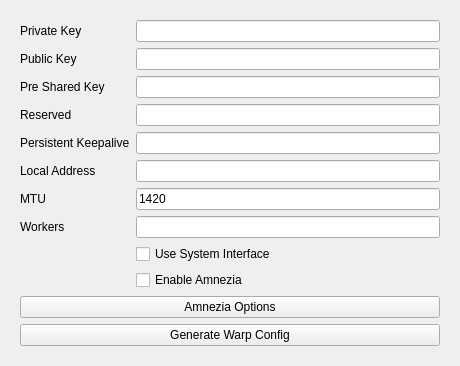
<?xml version="1.0" encoding="UTF-8"?>
<ui version="4.0">
 <class>EditWireguard</class>
 <widget class="QWidget" name="EditWireguard">
  <property name="geometry">
   <rect>
    <x>0</x>
    <y>0</y>
    <width>460</width>
    <height>340</height>
   </rect>
  </property>
  <property name="windowTitle">
   <string notr="true">EditWireguard</string>
  </property>
  <layout class="QVBoxLayout" name="horizontalLayout">
   <item>
    <widget class="QWidget" name="widget" native="true">
     <layout class="QGridLayout" name="formLayout_3">
      <item row="0" column="0">
       <widget class="QLabel" name="private_key_l">
        <property name="text">
         <string>Private Key</string>
        </property>
        <property name="buddy">
         <cstring>private_key</cstring>
        </property>
       </widget>
      </item>
      <item row="0" column="1">
       <widget class="QLineEdit" name="private_key"/>
      </item>
      <item row="1" column="0">
       <widget class="QLabel" name="public_key_l">
        <property name="text">
         <string>Public Key</string>
        </property>
        <property name="buddy">
         <cstring>public_key</cstring>
        </property>
       </widget>
      </item>
      <item row="1" column="1">
       <widget class="QLineEdit" name="public_key"/>
      </item>
      <item row="2" column="0">
       <widget class="QLabel" name="preshared_key_l">
        <property name="text">
         <string>Pre Shared Key</string>
        </property>
        <property name="buddy">
         <cstring>preshared_key</cstring>
        </property>
       </widget>
      </item>
      <item row="2" column="1">
       <widget class="QLineEdit" name="preshared_key"/>
      </item>
      <item row="3" column="0">
       <widget class="QLabel" name="reserved_l">
        <property name="text">
         <string>Reserved</string>
        </property>
        <property name="buddy">
         <cstring>reserved</cstring>
        </property>
       </widget>
      </item>
      <item row="3" column="1">
       <widget class="QLineEdit" name="reserved"/>
      </item>
      <item row="4" column="0">
       <widget class="QLabel" name="label">
        <property name="toolTip">
         <string>&lt;html&gt;&lt;head/&gt;&lt;body&gt;&lt;p&gt;persistent_keepalive_interval in seconds, or an AmneziaWG range such as 22-30&lt;/p&gt;&lt;/body&gt;&lt;/html&gt;</string>
        </property>
        <property name="whatsThis">
         <string>&lt;html&gt;&lt;head/&gt;&lt;body&gt;&lt;p&gt;&lt;br/&gt;&lt;/p&gt;&lt;/body&gt;&lt;/html&gt;</string>
        </property>
        <property name="text">
         <string>Persistent Keepalive</string>
        </property>
        <property name="buddy">
         <cstring>persistent_keepalive</cstring>
        </property>
       </widget>
      </item>
      <item row="4" column="1">
       <widget class="QLineEdit" name="persistent_keepalive"/>
      </item>
      <item row="5" column="0">
       <widget class="QLabel" name="local_addr_l">
        <property name="toolTip">
         <string>&lt;html&gt;&lt;head/&gt;&lt;body&gt;&lt;p&gt;comma seperated list of subnets&lt;/p&gt;&lt;/body&gt;&lt;/html&gt;</string>
        </property>
        <property name="text">
         <string>Local Address</string>
        </property>
        <property name="buddy">
         <cstring>local_addr</cstring>
        </property>
       </widget>
      </item>
      <item row="5" column="1">
       <widget class="QLineEdit" name="local_addr"/>
      </item>
      <item row="6" column="0">
       <widget class="QLabel" name="mtu_l">
        <property name="text">
         <string>MTU</string>
        </property>
        <property name="buddy">
         <cstring>mtu</cstring>
        </property>
       </widget>
      </item>
      <item row="6" column="1">
       <widget class="QLineEdit" name="mtu">
        <property name="text">
         <string>1420</string>
        </property>
       </widget>
      </item>
      <item row="7" column="0">
       <widget class="QLabel" name="workers_l">
        <property name="text">
         <string>Workers</string>
        </property>
        <property name="buddy">
         <cstring>workers</cstring>
        </property>
       </widget>
      </item>
      <item row="7" column="1">
       <widget class="QLineEdit" name="workers"/>
      </item>
      <item row="8" column="1">
       <widget class="QCheckBox" name="sys_ifc">
        <property name="text">
         <string>Use System Interface</string>
        </property>
       </widget>
      </item>
      <item row="9" column="1">
       <widget class="QCheckBox" name="enable_amnezia">
        <property name="text">
         <string>Enable Amnezia</string>
        </property>
       </widget>
      </item>
      <item row="10" column="0" colspan="2">
       <widget class="QPushButton" name="amnezia_options">
        <property name="toolTip">
         <string>Edit the AmneziaWG obfuscation parameters (junk packets, magic headers, signatures).</string>
        </property>
        <property name="text">
         <string>Amnezia Options</string>
        </property>
       </widget>
      </item>
      <item row="11" column="0" colspan="2">
       <widget class="QPushButton" name="warp_autogen">
        <property name="toolTip">
         <string>Generate a Cloudflare WARP account and fill the key, address and endpoint fields above.</string>
        </property>
        <property name="text">
         <string>Generate Warp Config</string>
        </property>
       </widget>
      </item>
     </layout>
    </widget>
   </item>
  </layout>
 </widget>
 <tabstops>
  <tabstop>private_key</tabstop>
  <tabstop>public_key</tabstop>
  <tabstop>preshared_key</tabstop>
  <tabstop>reserved</tabstop>
  <tabstop>persistent_keepalive</tabstop>
  <tabstop>local_addr</tabstop>
  <tabstop>mtu</tabstop>
  <tabstop>workers</tabstop>
  <tabstop>sys_ifc</tabstop>
  <tabstop>enable_amnezia</tabstop>
  <tabstop>amnezia_options</tabstop>
  <tabstop>warp_autogen</tabstop>
 </tabstops>
 <resources/>
 <connections/>
</ui>
